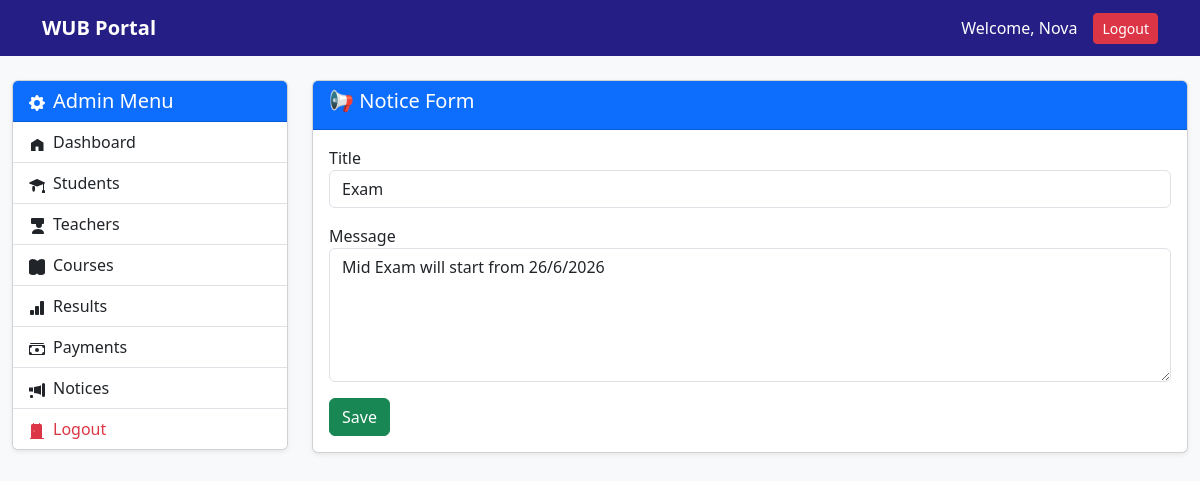
/dashboard/admin/notices/edit/1/ (signed in), run on the app's committed database.
### accounts/models.py (models this page shows)
class CustomUser(AbstractUser):
    role = models.CharField(max_length=20, default='student')
    profile_picture = models.ImageField(
        upload_to='profile_pics/',
        null=True,
        blank=True
    )
    phone = models.CharField(max_length=20, null=True, blank=True)
    address = models.TextField(null=True, blank=True)

### notices/models.py (models this page shows, shortened)
class Notice(models.Model):
    title = models.CharField(max_length=200)
    message = models.TextField()
    created_at = models.DateTimeField(auto_now_add=True)
    created_by = models.ForeignKey(
        settings.AUTH_USER_MODEL,
        on_delete=models.CASCADE,
        related_name='created_notices'
    )
    created_at = models.DateTimeField(auto_now_add=True)
    is_active = models.BooleanField(default=True)

### accounts/views.py (the view, shortened to what this page needs)
# urls.py: path('dashboard/admin/notices/edit/<int:id>/', account_views.admin_notice_edit, name='admin_notice_edit'),
@login_required(login_url='/login/')
def admin_notice_edit(request, id):
    notice = get_object_or_404(Notice, id=id)
    return render(request, "admin/notice_form.html", {"notice": notice})

### templates/admin/notice_form.html (shortened to what this page needs)
{% extends 'admin/admin_base.html' %}
{% block admin_content %}
<div class="card shadow-sm">
    <div class="card-header bg-primary text-white">
        <h5>📢 Notice Form</h5>
    </div>
    <div class="card-body">
        <form method="POST">
            <div class="mb-3">
                <label>Title</label>
                <input type="text" name="title"
                       value="{{ notice.title|default:'' }}"
                       class="form-control" required>
            </div>
            <div class="mb-3">
                <label>Message</label>
                <textarea name="message"
                          class="form-control"
                          rows="5"
                          required>{{ notice.message|default:'' }}</textarea>
            </div>
            <button class="btn btn-success">Save</button>
        </form>
    </div>
</div>
{% endblock %}

### templates/base.html (shortened to what this page needs)
{% load static %}
<!DOCTYPE html>
<html lang="en">
<head>
    <link href="https://cdn.jsdelivr.net/npm/bootstrap@5.3.0/dist/css/bootstrap.min.css" rel="stylesheet">
</head>
<body>
    <nav class="navbar navbar-expand-lg navbar-dark">
        <div class="container">
            <a class="navbar-brand fw-bold" href="{% url 'student_dashboard' %}">WUB Portal</a>
            <div class="ms-auto d-flex align-items-center">
                <span class="text-white me-3">
                    Welcome, {{ request.user.get_full_name|default:request.user.username }}
                </span>
                <form method="post" action="{% url 'logout' %}" style="display: inline;">
                    <button type="submit" class="btn btn-danger btn-sm">Logout</button>
                </form>
            </div>
        </div>
    </nav>
    {% block content %}
    {% endblock %}
</body>
</html>

### templates/base.html (style rules this page uses)
body { background-color: #f8f9fa; }
.navbar { background: #251e85; }
.navbar-brand, .nav-link { color: white !important; }
.card-header { background: #251e85; color: white; }

### data on the page
CustomUser: user.get_full_name "Nova"
Notice: title "Exam", message "Mid Exam will start from 26/6/2026"
